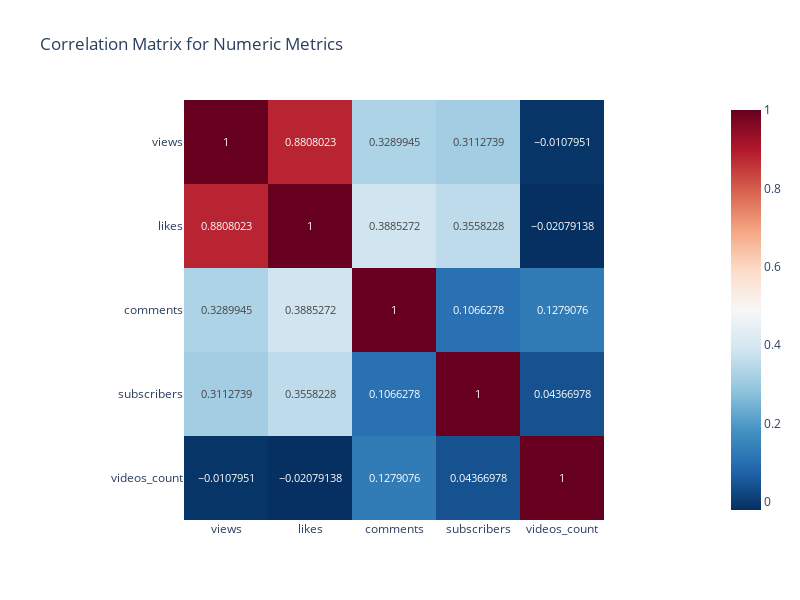

Notebook code for this chart:
### Markdown cell above
1) Для начала, построим корреляционную матрицу **ЧЕРЕЗ ПЛОТЛИ!!** для числовых показателей (views, likes, comments, subscribers, videos_count), чтобы понять, какие метрики связаны между собой и какие могут быть полезны для построения моделей.

### Code cell
import plotly.express as px

numeric_cols = ['views', 'likes', 'comments', 'subscribers', 'videos_count']
corr_matrix = df_cleaned[numeric_cols].corr()

fig = px.imshow(
    corr_matrix,
    text_auto=True,
    color_continuous_scale='RdBu_r',
    title="Correlation Matrix for Numeric Metrics",
    width=800,   # Ширина в пикселях
    height=600   # Высота в пикселях
)
fig.show()

### Figure 1 — Plotly figure (JSON) as saved in the notebook; plotly's stock layout.template omitted (floating-point values rounded to 4 significant figures)
{"data": [{"coloraxis": "coloraxis", "hovertemplate": "x: %{x}<br>y: %{y}<br>color: %{z}<extra></extra>", "name": "0", "texttemplate": "%{z}", "type": "heatmap", "x": ["views", "likes", "comments", "subscribers", "videos_count"], "xaxis": "x", "y": ["views", "likes", "comments", "subscribers", "videos_count"], "yaxis": "y", "z": [[1, 0.8808, 0.329, 0.3113, -0.0108], [0.8808, 1, 0.3885, 0.3558, -0.02079], [0.329, 0.3885, 1, 0.1066, 0.1279], [0.3113, 0.3558, 0.1066, 1, 0.04367], [-0.0108, -0.02079, 0.1279, 0.04367, 1]]}], "layout": {"coloraxis": {"colorscale": [[0, "rgb(5,48,97)"], [0.1, "rgb(33,102,172)"], [0.2, "rgb(67,147,195)"], [0.3, "rgb(146,197,222)"], [0.4, "rgb(209,229,240)"], [0.5, "rgb(247,247,247)"], [0.6, "rgb(253,219,199)"], [0.7, "rgb(244,165,130)"], [0.8, "rgb(214,96,77)"], [0.9, "rgb(178,24,43)"], [1, "rgb(103,0,31)"]]}, "height": 600, "title": {"text": "Correlation Matrix for Numeric Metrics"}, "width": 800, "xaxis": {"anchor": "y", "constrain": "domain", "domain": [0, 1], "scaleanchor": "y"}, "yaxis": {"anchor": "x", "autorange": "reversed", "constrain": "domain", "domain": [0, 1]}}}
